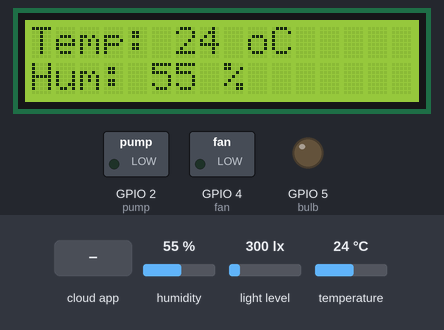
A sketch run on a simulated ESP32. Parts: 16×2 character LCD, switched loads named in the sketch (green lamp = pin HIGH), output pins drawn as LEDs (lit = HIGH). Dashed ring = blinking. The inputs (shaded band) are chosen by the test bench; at power-on: light level 300 lx, humidity 55 %, temperature 24 °C. WiFi joins after 1.5 s; servers stay silent unless stated; the Firebase database answers and starts empty; what the sketch prints to the serial monitor is not drawn.

Above: at 2.7 s.
2.8 s: light level set to 40 lx
At 4.11 s:
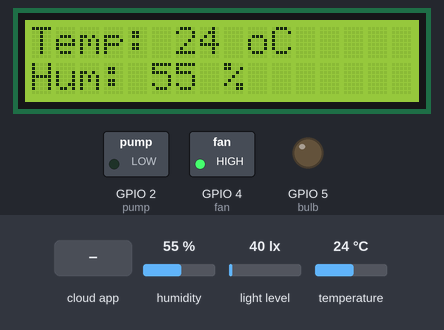
6.5 s: light level set to 500 lx
At 7.1 s:
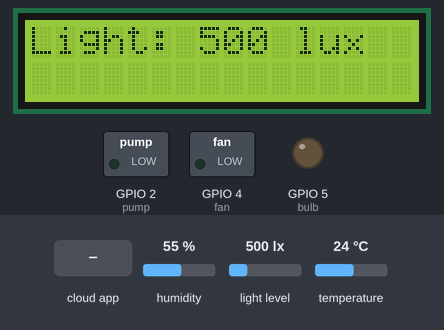
10.9 s: light level set to 40 lx
15.9 s: the phone or cloud app sets Bulb to ON
25.3 s: humidity set to 22 %
At 32.8 s:
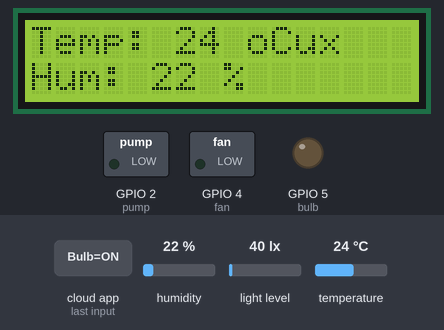
33.3 s: temperature set to 12 °C
At 42.4 s:
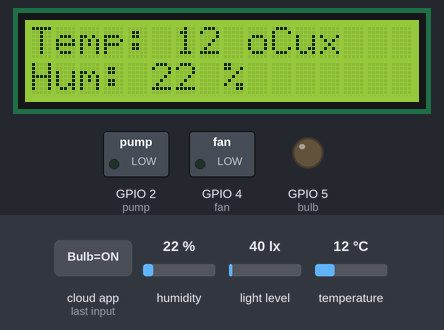
Timing chart, 0 to 44.4 s (numbered marks = the images above; inputs shaded):
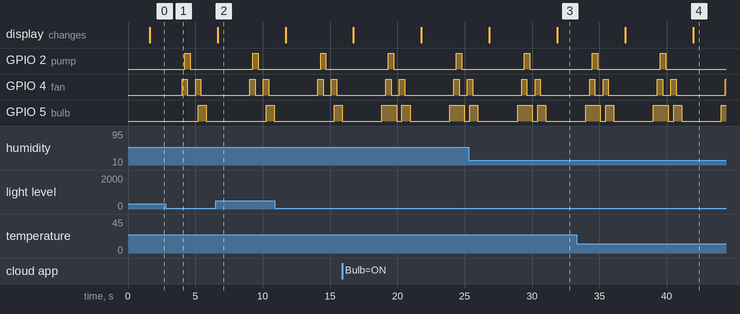

Measured:
- after the input at 6.5 s, the display: changes after 0.15 s (image 2)
- after the input at 25.3 s, the display: first differs from a run without the input after 6.6 s (image 3)
- after the input at 33.3 s, the display: first differs from a run without the input after 8.7 s (image 4)
- by itself, GPIO 2 (pump): alternates HIGH for 0.40 s and LOW for 4.6 s

The sketch:

project.ino
```cpp
#include <BH1750.h>
#include <DHT.h>
#include <Wire.h>
#include <FirebaseESP32.h>
#include <addons/RTDBHelper.h>
#include <WiFiManager.h>
#include <LiquidCrystal_I2C.h>

//--------------------------------------------------Sensor--------------------------------------------------------//
#define DHTPIN 19
#define DHTTYPE DHT11
#define fan 4
#define pump 2
#define bulb 5

int i = 1; //change display LCD


BH1750 lightMeter;
DHT dht(DHTPIN, DHTTYPE);


//define LCD
int lcdColumns = 16;
int lcdRows = 2;
LiquidCrystal_I2C lcd(0x27, lcdColumns, lcdRows);

#define DATABASE_URL "" //firebase URL
FirebaseData FirebaseData1;
FirebaseData FirebaseData2;      //3 devices
// FirebaseData FirebaseData3;
// FirebaseData FirebaseData4; //Khai báo object fbdo để lưu trữ dữ liệu Firebase

// FirebaseData FirebaseData7;
// FirebaseData FirebaseData5; //3 sensors
// FirebaseData FirebaseData6;

// FirebaseData FirebaseData9;
// FirebaseData FirebaseData8;
// FirebaseData FirebaseData10;      //6 condition
// FirebaseData FirebaseData11;
// FirebaseData FirebaseData13;
// FirebaseData FirebaseData12;

FirebaseAuth auth; //Khai báo object auth để xác thực với Firebase
FirebaseConfig config;
void setup() {
  Serial.begin(115200);
  dht.begin();

  //....................Pinmode Device................
  pinMode(pump, OUTPUT);
  pinMode(fan, OUTPUT);
  pinMode(bulb, OUTPUT);

  //......................set up LCD..........................................
  lcd.init();
  // turn on LCD backlight
  lcd.backlight();


  Wire.begin(21,22);
  lightMeter.begin();
  WiFiManager wm;
    //wm.resetSettings();   //Xác định việc có cài đặt lại wifi hay không
    bool res;
    res = wm.autoConnect("Setup","password"); // password protected ap
    if(!res) {
        Serial.println("Failed to connect");
        // ESP.restart();
    }
    else {
        //if you get here you have connected to the WiFi
        Serial.println("connected...yeey :)");
    }
//----------------------------------------------Firebase----------------------------------------------------//
    Serial.printf("Firebase Client v%s\n\n", FIREBASE_CLIENT_VERSION); //Khởi tạo kết nối tới Firebase
    config.database_url = DATABASE_URL;
    config.signer.test_mode = true;
    Firebase.reconnectWiFi(true);
    Firebase.begin(&config, &auth);
}

void loop() {
int Temp_max, Temp_min,Humi_max, Humi_min,Light_max, Light_min; //condition for auto
int temp, humi, light; //sensor value
static String pump_web, bulb_web,fan_web; //button ON OFF on Web


  temp = dht.readTemperature(); //read temperature DHT11
  humi = dht.readHumidity(); //read humidity DHT11
  light = lightMeter.readLightLevel(); //read light from BH1750

  Serial.println(temp);
  Serial.println(humi);
  Serial.println(light);

//............................DISPLAY LCD............................//
  i++;
  if (i%2 ==0){
    //.....................display temperature................................
    lcd.setCursor(0, 0);
    lcd.print("Temp: ");
    lcd.print(temp);
    lcd.print(" oC");

    //.....................display humidity....................................
    lcd.setCursor(0, 1);
    lcd.print("Hum: ");
    lcd.print(humi);
    lcd.print(" %");

  } else {
    //.....................display Light.....................................
    lcd.clear();
    lcd.setCursor(0, 0);
    lcd.print("Light: ");
    lcd.print(light);
    lcd.print(" lux");
  }


//..........................UPDATE SENSOR VALUE TO WEB............................//
  Firebase.setInt(FirebaseData1, "/Sensor/Temperature", temp);
  delay(100);
  Firebase.setInt(FirebaseData1, "/Sensor/Humidity", humi);
  delay(100);
  Firebase.setInt(FirebaseData1, "/Sensor/Bright", light);
  delay(100);


//..........................GET STATUS DEVICE FROM WEB............................//
  Firebase.getString(FirebaseData1, "/Device/Pump");
  pump_web = FirebaseData1.stringData(); //get signal from web
  Firebase.getString(FirebaseData1, "/Device/Bulb");
  bulb_web = FirebaseData1.stringData();
  Firebase.getString(FirebaseData1, "/Device/Fan");
  fan_web = FirebaseData1.stringData();


//..........................GET CONDITION............................//
  Firebase.getString(FirebaseData1,"/Set Value/Temp/Max");
  Temp_max = FirebaseData1.intData();
  Firebase.getString(FirebaseData1,"/Set Value/Temp/Min");
  Temp_min = FirebaseData1.intData();

  Firebase.getString(FirebaseData1,"/Set Value/Humi/Max");
  Humi_max = FirebaseData1.intData();
  Firebase.getString(FirebaseData1,"/Set Value/Humi/Min");
  Humi_min = FirebaseData1.intData();

  Firebase.getString(FirebaseData1,"/Set Value/Light/Max");
  Light_max = FirebaseData2.intData();
  Firebase.getString(FirebaseData1,"/Set Value/Light/Min");
  Light_min = FirebaseData1.intData();


  if (bulb_web == "ON") {
      digitalWrite(bulb,HIGH);
  }
  if (bulb_web == "OFF") {
      digitalWrite(bulb,LOW);
  }

  //...................fan from web...................................
  if (fan_web == "ON") {
      digitalWrite(fan,HIGH);
  }
  if (fan_web == "OFF") {
      digitalWrite(fan,LOW);
  }

  //...................pump from web...................................
  if (pump_web == "ON") {
      digitalWrite(pump,HIGH);
  }
  if (pump_web == "OFF") {
      digitalWrite(pump,LOW);
  }
  delay(300);

  // automode(Temp_max, Temp_min,Humi_max, Humi_min,Light_max, Light_min, temp, humi, light)
  // delay(300);

    //.................................TEMPERATURE HIGHER THAN TEMPERATURE SET VALUE ....................................//
  if(temp > Temp_max){
    digitalWrite(fan,HIGH);
    delay(200);
    digitalWrite(pump,HIGH);
    delay(200);
  } else {
    digitalWrite(fan,LOW);
    delay(200);
    digitalWrite(pump,LOW);
    delay(200);
    digitalWrite(bulb,LOW);
    delay(200);
  }

//.................................TEMPERATURE LOWER THAN TEMPERATURE SET VALUE ....................................//
  if(temp < Temp_min){
    digitalWrite(bulb,HIGH);
    delay(200);
  } else {
    digitalWrite(fan,LOW);
    delay(200);
    digitalWrite(pump,LOW);
    delay(200);
    digitalWrite(bulb,LOW);
    delay(200);
  }

//.................................HIMIDITY HIGHER THAN HIMIDITY SET VALUE ....................................//
  if(humi > Humi_max){
    digitalWrite(fan,HIGH);
    delay(200);
    digitalWrite(bulb,HIGH);
    delay(200);
  } else {
    digitalWrite(fan,LOW);
    delay(200);
    digitalWrite(pump,LOW);
    delay(200);
    digitalWrite(bulb,LOW);
    delay(200);
  }

//.................................HUMIDITY LOWER THAN HUMIDITY SET VALUE ....................................//
  if(humi < Humi_min){
    digitalWrite(pump,HIGH);
    delay(200);
  } else {
    digitalWrite(fan,LOW);
    delay(200);
    digitalWrite(pump,LOW);
    delay(200);
    digitalWrite(bulb,LOW);
    delay(200);
  }

//.................................LIGHT LOWER THAN LIGHT SET VALUE ....................................//
 if(light < Light_min){
    digitalWrite(bulb,HIGH);
    delay(200);
  } else {
    digitalWrite(fan,LOW);
    delay(200);
    digitalWrite(pump,LOW);
    delay(200);
    digitalWrite(bulb,LOW);
    delay(200);
  }
}


// void webmode(static String pump_web, bulb_web, fan_web){
//   //..................bulb from web...................................

// }


// void automode(int Temp_max, Temp_min,Humi_max, Humi_min,Light_max, Light_min, temp, humi, light){

// }
```
